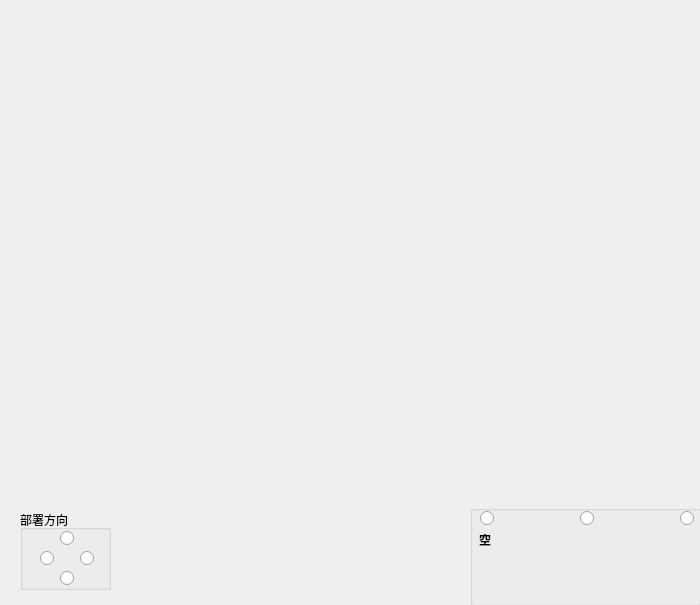
<?xml version="1.0" encoding="UTF-8"?>
<ui version="4.0">
 <class>Map</class>
 <widget class="QWidget" name="Map">
  <property name="geometry">
   <rect>
    <x>0</x>
    <y>0</y>
    <width>700</width>
    <height>605</height>
   </rect>
  </property>
  <property name="windowTitle">
   <string>Form</string>
  </property>
  <widget class="QLabel" name="photo_kroos">
   <property name="geometry">
    <rect>
     <x>600</x>
     <y>505</y>
     <width>100</width>
     <height>100</height>
    </rect>
   </property>
   <property name="styleSheet">
    <string notr="true">image: url(:/res/photo/Irene.png);</string>
   </property>
   <property name="text">
    <string/>
   </property>
  </widget>
  <widget class="QLabel" name="photo_irene">
   <property name="geometry">
    <rect>
     <x>500</x>
     <y>505</y>
     <width>100</width>
     <height>100</height>
    </rect>
   </property>
   <property name="styleSheet">
    <string notr="true">image: url(:/res/photo/Kroos.png);</string>
   </property>
   <property name="text">
    <string/>
   </property>
  </widget>
  <widget class="QGroupBox" name="groupBox">
   <property name="geometry">
    <rect>
     <x>470</x>
     <y>505</y>
     <width>231</width>
     <height>101</height>
    </rect>
   </property>
   <property name="title">
    <string/>
   </property>
   <widget class="QRadioButton" name="button_irene">
    <property name="geometry">
     <rect>
      <x>210</x>
      <y>5</y>
      <width>16</width>
      <height>16</height>
     </rect>
    </property>
    <property name="text">
     <string/>
    </property>
   </widget>
   <widget class="QRadioButton" name="button_kroos">
    <property name="geometry">
     <rect>
      <x>110</x>
      <y>5</y>
      <width>16</width>
      <height>16</height>
     </rect>
    </property>
    <property name="text">
     <string/>
    </property>
   </widget>
   <widget class="QRadioButton" name="button_empty">
    <property name="geometry">
     <rect>
      <x>10</x>
      <y>5</y>
      <width>16</width>
      <height>16</height>
     </rect>
    </property>
    <property name="text">
     <string/>
    </property>
   </widget>
   <widget class="QLabel" name="label">
    <property name="geometry">
     <rect>
      <x>5</x>
      <y>20</y>
      <width>20</width>
      <height>30</height>
     </rect>
    </property>
    <property name="text">
     <string>&lt;html&gt;&lt;head/&gt;&lt;body&gt;&lt;p align=&quot;center&quot;&gt;&lt;span style=&quot; font-weight:600;&quot;&gt;空&lt;/span&gt;&lt;/p&gt;&lt;/body&gt;&lt;/html&gt;</string>
    </property>
   </widget>
  </widget>
  <widget class="QGroupBox" name="groupBox_2">
   <property name="geometry">
    <rect>
     <x>20</x>
     <y>510</y>
     <width>91</width>
     <height>80</height>
    </rect>
   </property>
   <property name="title">
    <string>部署方向</string>
   </property>
   <widget class="QRadioButton" name="button_right">
    <property name="geometry">
     <rect>
      <x>60</x>
      <y>40</y>
      <width>16</width>
      <height>16</height>
     </rect>
    </property>
    <property name="text">
     <string/>
    </property>
   </widget>
   <widget class="QRadioButton" name="button_left">
    <property name="geometry">
     <rect>
      <x>20</x>
      <y>40</y>
      <width>16</width>
      <height>16</height>
     </rect>
    </property>
    <property name="text">
     <string/>
    </property>
   </widget>
   <widget class="QRadioButton" name="button_down">
    <property name="geometry">
     <rect>
      <x>40</x>
      <y>60</y>
      <width>16</width>
      <height>16</height>
     </rect>
    </property>
    <property name="text">
     <string/>
    </property>
   </widget>
   <widget class="QRadioButton" name="button_up">
    <property name="geometry">
     <rect>
      <x>40</x>
      <y>20</y>
      <width>16</width>
      <height>16</height>
     </rect>
    </property>
    <property name="text">
     <string/>
    </property>
   </widget>
  </widget>
 </widget>
 <resources/>
 <connections/>
</ui>
